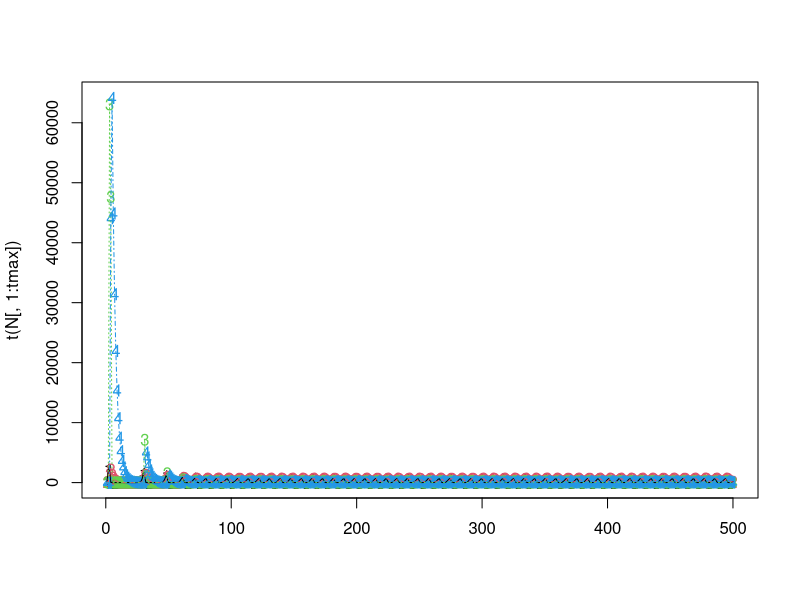
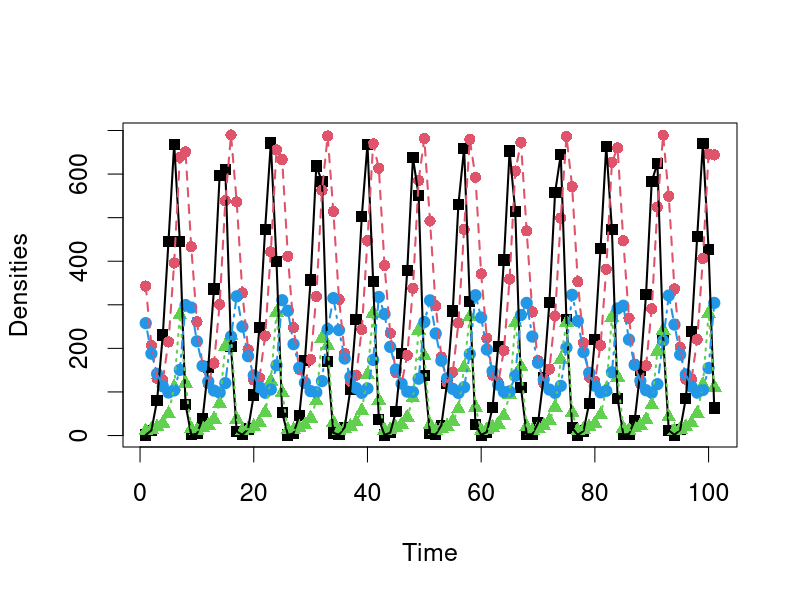
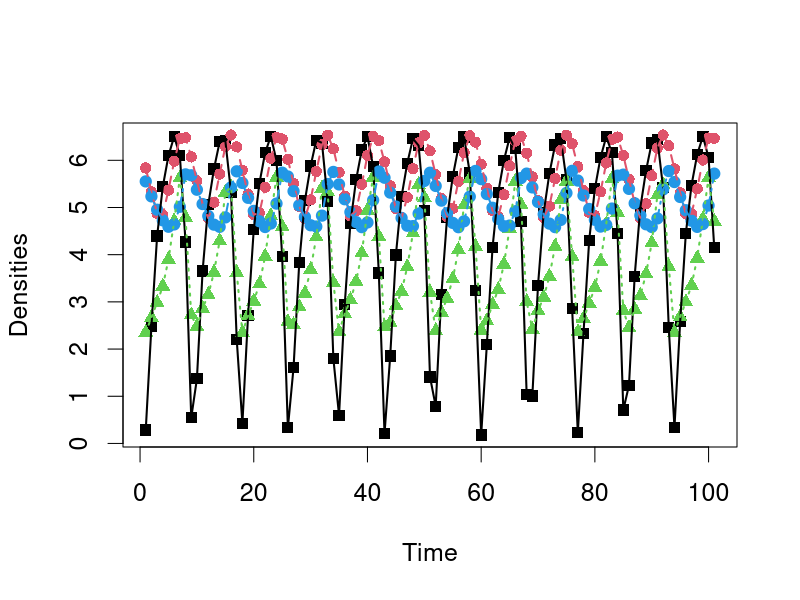

Write the R code that produced these figures, in order.
#####################################################################################################################################
### FBarraquand & OGimenez 14/11/2017 -- Two species density-dependent matrix model // predator -prey version
### 'New' version with density-dependence intra and inter affecting four vital rates, each vital rate affected once
### 18/03/2018 New set of parameters, slightly more realistic
### 07/09/2018 New version of pre-breeding model that we use statistically
### 09/09/2018 Shut off intraspecific interactions to demonstrate the blow-up. 
#####################################################################################################################################

library('Matrix')

####################### Definition of functions #####################################################

logistic=function(x){
return(1/(1+exp(-x)))
}


#logistic=function(x,x_thresh=1,steepness=1){
#return(1/(1+exp(-steepness*(x-x_thresh))))
#}

# Computes vital rates from the state vector N 
vital_rates=function(params,N){

############ Parameters used as inputs #################################################################
### similar to statistical model
#########################################################################################################

VR=matrix(NA,nrow=4,ncol=4)
phiA = params[1:2] # 
alphas = params[3:10] #

f=rep(NA,4)
### same order as in statistical model (not much logic)
f[1] = logistic(alpha[1] + alpha[2] *N[4]) # intra-species DD - juvenile predator survival fn of adult predator abundance
f[2] = logistic(alpha[3] + alpha[4] * N[4]) # inter-species DD - juvenile prey survival fn of adult predator abundance
f[3] = exp(alpha[5] + alpha[6] * N[1]) # inter-species DD - predator fecundity fn of juvenile prey abundance
f[4] = exp(alpha[7] + alpha[8] * N[2]) # intra-species DD - prey fecundity fn of adult prey abundance


VR_prey = matrix(c(0,0.5 * f[4]* f[2], 
            phiA[1],  phiA[1]),nrow = 2, ncol = 2,byrow = TRUE)

VR_pred =  matrix(c(0,0.5* f[3] * f[1], 
             phiA[2],phiA[2]),nrow = 2, ncol = 2,byrow = TRUE)

VR=bdiag(VR_prey,VR_pred)

return(VR)

}

############################################# end of functions def. ############################################################


################### Main program ############################################################################################### 

### Initialization
set.seed(42) 

# Define parameters
tmax = 500 #max time for sim

### Max rate parameters
# Prey (max) adult survival (v for victim)
phiA_V = 0.6
# Predator adult survival 
phiA_P = 0.7

# Other parameters 

alpha <- rep(NA,8)
N <- seq(10,500,length=10)
# intra-species DD - juvenile predator survival fn of adult predator abundance
alpha[1] <- 0.5
alpha[2] <- -0.01 # slopes
1/(1+exp(-(alpha[1] + alpha[2] * N)))

# inter-species DD - juvenile prey survival fn of adult predator abundance
alpha[3] <- 0.5
alpha[4] <- -0.025 # slopes
1/(1+exp(-(alpha[3] + alpha[4] * N)))

# inter-species DD - predator fecundity fn of juvenile prey abundance
alpha[5] <- 0
alpha[6] <- 0.004 # slopes
exp(alpha[5] + alpha[6] * N)
# if juv prey gets above 500 we have a problem, otherwise OK

# intra-species DD - prey fecundity fn of adult prey abundance
alpha[7] <- 5 #Here 2 shows easily the blowup, 1.5 takes up too much time
alpha[8] <- -0.005 # slopes
exp(alpha[7] + alpha[8] * N)


# Bundle the whole shabang into a single vector, which we then feed to the function
params = c(phiA_V,phiA_P,alpha)

# Initialize the state vector
N=matrix(NA,4,tmax)
N[,1] = N[,1] = c(100,100,20,20) #runif(4,50,100) ### we state 4 values for 2 species and 2 stages

############################# Loop over time #################################################################

for (t in 1:(tmax-1)){
	## Compute vital rates as a function of the initial state
	vital_rate_matrix = as.matrix(vital_rates(params,N[,t])) 
	N[,t+1] = vital_rate_matrix %*% N[,t] 
}
N[,tmax]
matplot(t(N[,1:tmax]))
matlines(t(N[,1:tmax]))
############################################ end of simulation ##################################################################
nplotstart = 100
nplotend = 200 #tmax

pdf(file="TimePlot_BGpredation_prebreed_highfec.pdf",width=12,height=8)
par(cex=1.5)
matplot(t(N[,nplotstart:nplotend]),xlab="Time",ylab="Densities",pch=c(15,16,17,19))
matlines(t(N[,nplotstart:nplotend]),lwd=2,lty=c(1,2,3,4))
dev.off()

pdf(file="Log_TimePlot_BGpredation_prebreed_highfec.pdf",width=12,height=8)
par(cex=1.5)
matplot(t(log(N[,nplotstart:nplotend])),xlab="Time",ylab="Densities",pch=c(15,16,17,19))
matlines(t(log(N[,nplotstart:nplotend])),lwd=2,lty=c(1,2,3,4))
dev.off()
